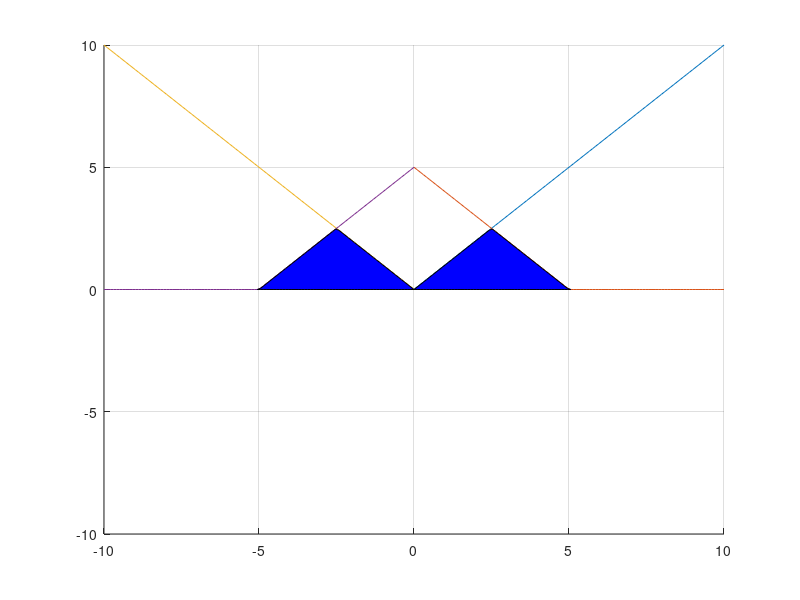

Here is the MATLAB script that generated this plot:
clear all
x1=linspace(0,10);
y1=x1;
y2=max(5-x1,0);
x2=linspace(0,-10);
y3=-x2;
y4=max(5+x2,0);
hold on;
plot(x1,y1,x1,y2,x2,y3,x2,y4);
grid on ;
axis ( [ -10 , 10 , -10 , 10 , -5 , 5 ] );
area(x1,min(y1,y2), 'Facecolor' , 'b');
area(x2,min(y3,y4), 'Facecolor' , 'b');